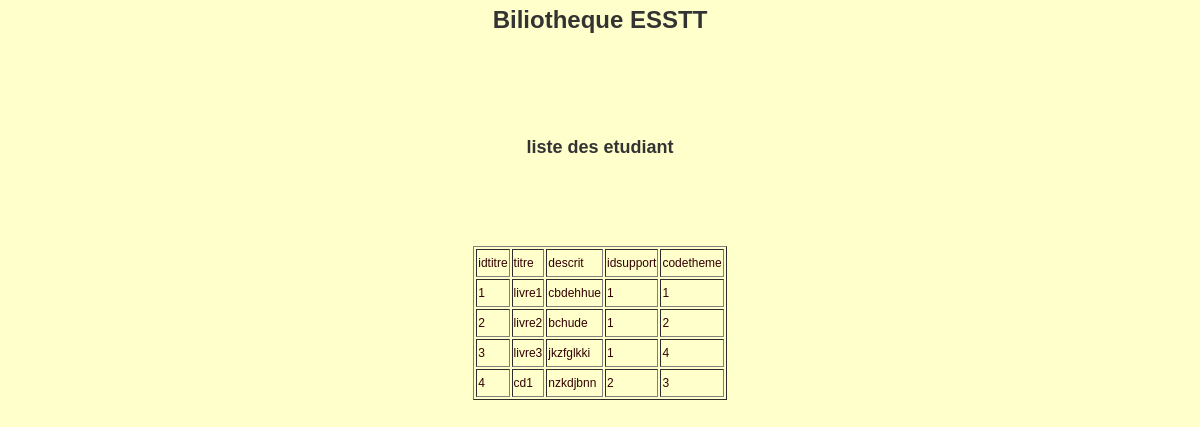
/BIBLIOTHEQUE/affichesupport.php, run on the app's committed database.
### tables this page shows
CREATE TABLE IF NOT EXISTS `titre` (
  `idtitre` int(11) NOT NULL AUTO_INCREMENT,
  `titre` varchar(255) DEFAULT NULL,
  `descrit` text,
  `idsupport` int(11) NOT NULL,
  `codetheme` int(11) NOT NULL,
  PRIMARY KEY (`idtitre`),
  KEY `fk_titre_support` (`idsupport`),
  KEY `fk_titre_theme1` (`codetheme`)
);

### BIBLIOTHEQUE/affichesupport.php (the view, shortened to what this page needs)
<html>
<head>
</head>
<body>
<center>
<h1>Biliotheque ESSTT</h1>
<div><br /><br /><br />
</div>
<div>
<h2>liste des etudiant</h2>
<p>&nbsp;</p>
<p>&nbsp;</p>
<table width="2" border="1">
<tr>
  <td>idtitre</td><td>titre </td><td> descrit</td><td> idsupport</td><td> codetheme</td></tr>
<?php
$sql = "SELECT * FROM titre";
$req = mysql_query($sql) or die('Erreur SQL !<br>'.$sql.'<br>'.mysql_error());
while($data = mysql_fetch_array($req))
    {
    echo'<tr><td>' .$data['idtitre']. '</td><td>' .$data['titre']. '</td><td>' .$data['descrit'].'</td><td>' .$data['idsupport'].'</td><td>' .$data['codetheme'].'</td></tr>';
	}
?>
</table>
</div>
</center>
</body>
</html>

### BIBLIOTHEQUE/affichesupport.php (style rules this page uses)
body { background-color: #FFFFCC; font-family: Arial, Helvetica, sans-serif; font-size: 12px; line-height: 24px; color: #333333; }
td, th { font-family: Arial, Helvetica, sans-serif; font-size: 12px; line-height: 24px; color: #330000; }

### data on the page
titre: idtitre "1", titre "livre1", descrit "cbdehhue", idsupport "1", codetheme "1"
titre: idtitre "2", titre "livre2", descrit "bchude", idsupport "1", codetheme "2"
titre: idtitre "3", titre "livre3", descrit "jkzfglkki", idsupport "1", codetheme "4"
titre: idtitre "4", titre "cd1", descrit "nzkdjbnn", idsupport "2", codetheme "3"
